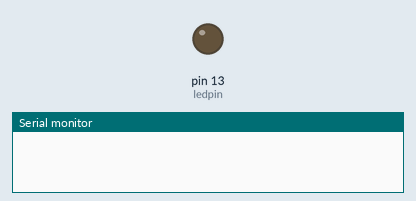
A sketch run on a simulated Arduino Uno, built with avr-gcc and run on an emulated ATmega328P. Parts: output pins drawn as LEDs (lit = HIGH), the last lines printed to the serial monitor.

Above: at 2.5 s.
At 7.5 s:
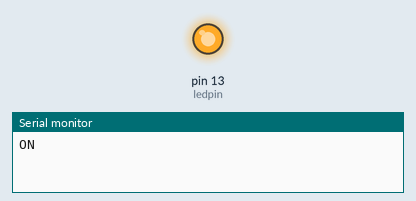
Timing chart, 0 to 13.0 s (numbered marks = the images above):
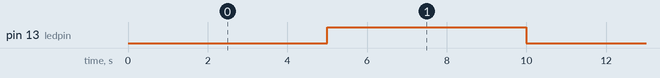

The sketch:

led_blinking_at_intervals.ino
```cpp
int ledpin = 13;
int state = LOW;
void setup() {
  // put your setup code here, to run once:
  pinMode(ledpin, OUTPUT);
  Serial.begin(9600);

}

void loop() {
  // put your main code here, to run repeatedly:
  if (state == LOW) {
    digitalWrite(ledpin, LOW);
    delay(5000);//The delay time when at high state.
    state = HIGH;
    Serial.println("ON");
  }
  else{
    digitalWrite(ledpin, HIGH);
    delay(5000);//delay time when state is low.
    state = LOW;
    Serial.println("OFF");
  }

}
```

Measured:
- by itself, pin 13 (ledpin): alternates HIGH for 5.0 s and LOW for 5.0 s
